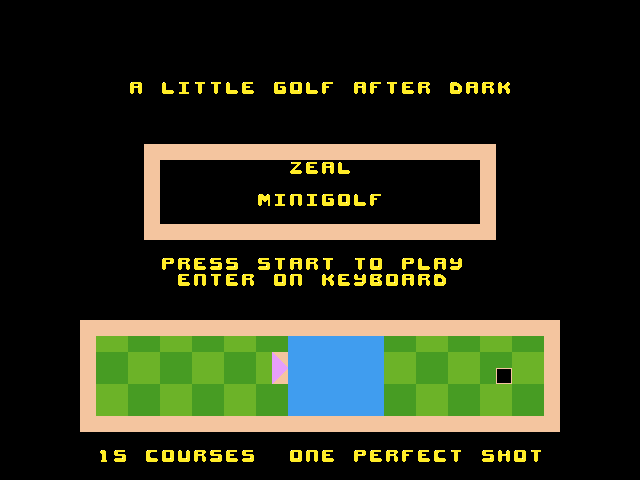

A 2D game scene composited from a Tiled map and its tileset images. What follows is a short description and the map's XML, with every tile layer's data as written:
An orthogonal 40x30 tile map with 16x16 px tiles, 2 tile layers (Course, Lettering) and 2 objects (Start prompt, Ball path).

<map version="1.10" tiledversion="1.11.2" orientation="orthogonal" renderorder="right-down" width="40" height="30" tilewidth="16" tileheight="16" infinite="0" nextlayerid="4" nextobjectid="3" backgroundcolor="#000000">
  <tileset firstgid="1" source="minigolf.tsx" />
  <layer id="1" name="Course" width="40" height="30">
    <data encoding="csv">
0,0,0,0,0,0,0,0,0,0,0,0,0,0,0,0,0,0,0,0,0,0,0,0,0,0,0,0,0,0,0,0,0,0,0,0,0,0,0,0,
0,0,0,0,0,0,0,0,0,0,0,0,0,0,0,0,0,0,0,0,0,0,0,0,0,0,0,0,0,0,0,0,0,0,0,0,0,0,0,0,
0,0,0,0,0,0,0,0,0,0,0,0,0,0,0,0,0,0,0,0,0,0,0,0,0,0,0,0,0,0,0,0,0,0,0,0,0,0,0,0,
0,0,0,0,0,0,0,0,0,0,0,0,0,0,0,0,0,0,0,0,0,0,0,0,0,0,0,0,0,0,0,0,0,0,0,0,0,0,0,0,
0,0,0,0,0,0,0,0,0,0,0,0,0,0,0,0,0,0,0,0,0,0,0,0,0,0,0,0,0,0,0,0,0,0,0,0,0,0,0,0,
0,0,0,0,0,0,0,0,0,0,0,0,0,0,0,0,0,0,0,0,0,0,0,0,0,0,0,0,0,0,0,0,0,0,0,0,0,0,0,0,
0,0,0,0,0,0,0,0,0,0,0,0,0,0,0,0,0,0,0,0,0,0,0,0,0,0,0,0,0,0,0,0,0,0,0,0,0,0,0,0,
0,0,0,0,0,0,0,0,0,0,0,0,0,0,0,0,0,0,0,0,0,0,0,0,0,0,0,0,0,0,0,0,0,0,0,0,0,0,0,0,
0,0,0,0,0,0,0,0,0,0,0,0,0,0,0,0,0,0,0,0,0,0,0,0,0,0,0,0,0,0,0,0,0,0,0,0,0,0,0,0,
0,0,0,0,0,0,0,0,0,1,1,1,1,1,1,1,1,1,1,1,1,1,1,1,1,1,1,1,1,1,1,0,0,0,0,0,0,0,0,0,
0,0,0,0,0,0,0,0,0,1,0,0,0,0,0,0,0,0,0,0,0,0,0,0,0,0,0,0,0,0,1,0,0,0,0,0,0,0,0,0,
0,0,0,0,0,0,0,0,0,1,0,0,0,0,0,0,0,0,0,0,0,0,0,0,0,0,0,0,0,0,1,0,0,0,0,0,0,0,0,0,
0,0,0,0,0,0,0,0,0,1,0,0,0,0,0,0,0,0,0,0,0,0,0,0,0,0,0,0,0,0,1,0,0,0,0,0,0,0,0,0,
0,0,0,0,0,0,0,0,0,1,0,0,0,0,0,0,0,0,0,0,0,0,0,0,0,0,0,0,0,0,1,0,0,0,0,0,0,0,0,0,
0,0,0,0,0,0,0,0,0,1,1,1,1,1,1,1,1,1,1,1,1,1,1,1,1,1,1,1,1,1,1,0,0,0,0,0,0,0,0,0,
0,0,0,0,0,0,0,0,0,0,0,0,0,0,0,0,0,0,0,0,0,0,0,0,0,0,0,0,0,0,0,0,0,0,0,0,0,0,0,0,
0,0,0,0,0,0,0,0,0,0,0,0,0,0,0,0,0,0,0,0,0,0,0,0,0,0,0,0,0,0,0,0,0,0,0,0,0,0,0,0,
0,0,0,0,0,0,0,0,0,0,0,0,0,0,0,0,0,0,0,0,0,0,0,0,0,0,0,0,0,0,0,0,0,0,0,0,0,0,0,0,
0,0,0,0,0,0,0,0,0,0,0,0,0,0,0,0,0,0,0,0,0,0,0,0,0,0,0,0,0,0,0,0,0,0,0,0,0,0,0,0,
0,0,0,0,0,0,0,0,0,0,0,0,0,0,0,0,0,0,0,0,0,0,0,0,0,0,0,0,0,0,0,0,0,0,0,0,0,0,0,0,
0,0,0,0,0,1,1,1,1,1,1,1,1,1,1,1,1,1,1,1,1,1,1,1,1,1,1,1,1,1,1,1,1,1,1,0,0,0,0,0,
0,0,0,0,0,1,2,2,43,43,2,2,43,43,2,2,43,43,44,44,44,44,44,44,43,43,2,2,43,43,2,2,43,43,1,0,0,0,0,0,
0,0,0,0,0,1,43,43,2,2,43,43,2,2,43,43,2,60,44,44,44,44,44,44,2,2,43,43,2,2,43,43,2,2,1,0,0,0,0,0,
0,0,0,0,0,1,43,43,2,2,43,43,2,2,43,43,2,61,44,44,44,44,44,44,2,2,43,43,2,2,43,5,2,2,1,0,0,0,0,0,
0,0,0,0,0,1,2,2,43,43,2,2,43,43,2,2,43,43,44,44,44,44,44,44,43,43,2,2,43,43,2,2,43,43,1,0,0,0,0,0,
0,0,0,0,0,1,2,2,43,43,2,2,43,43,2,2,43,43,44,44,44,44,44,44,43,43,2,2,43,43,2,2,43,43,1,0,0,0,0,0,
0,0,0,0,0,1,1,1,1,1,1,1,1,1,1,1,1,1,1,1,1,1,1,1,1,1,1,1,1,1,1,1,1,1,1,0,0,0,0,0,
0,0,0,0,0,0,0,0,0,0,0,0,0,0,0,0,0,0,0,0,0,0,0,0,0,0,0,0,0,0,0,0,0,0,0,0,0,0,0,0,
0,0,0,0,0,0,0,0,0,0,0,0,0,0,0,0,0,0,0,0,0,0,0,0,0,0,0,0,0,0,0,0,0,0,0,0,0,0,0,0,
0,0,0,0,0,0,0,0,0,0,0,0,0,0,0,0,0,0,0,0,0,0,0,0,0,0,0,0,0,0,0,0,0,0,0,0,0,0,0,0
</data>
  </layer>
  <layer id="2" name="Lettering" width="40" height="30">
    <data encoding="csv">
0,0,0,0,0,0,0,0,0,0,0,0,0,0,0,0,0,0,0,0,0,0,0,0,0,0,0,0,0,0,0,0,0,0,0,0,0,0,0,0,
0,0,0,0,0,0,0,0,0,0,0,0,0,0,0,0,0,0,0,0,0,0,0,0,0,0,0,0,0,0,0,0,0,0,0,0,0,0,0,0,
0,0,0,0,0,0,0,0,0,0,0,0,0,0,0,0,0,0,0,0,0,0,0,0,0,0,0,0,0,0,0,0,0,0,0,0,0,0,0,0,
0,0,0,0,0,0,0,0,0,0,0,0,0,0,0,0,0,0,0,0,0,0,0,0,0,0,0,0,0,0,0,0,0,0,0,0,0,0,0,0,
0,0,0,0,0,0,0,0,0,0,0,0,0,0,0,0,0,0,0,0,0,0,0,0,0,0,0,0,0,0,0,0,0,0,0,0,0,0,0,0,
0,0,0,0,0,0,0,0,17,0,28,25,36,36,28,21,0,23,31,28,22,0,17,22,36,21,34,0,20,17,34,27,0,0,0,0,0,0,0,0,
0,0,0,0,0,0,0,0,0,0,0,0,0,0,0,0,0,0,0,0,0,0,0,0,0,0,0,0,0,0,0,0,0,0,0,0,0,0,0,0,
0,0,0,0,0,0,0,0,0,0,0,0,0,0,0,0,0,0,0,0,0,0,0,0,0,0,0,0,0,0,0,0,0,0,0,0,0,0,0,0,
0,0,0,0,0,0,0,0,0,0,0,0,0,0,0,0,0,0,0,0,0,0,0,0,0,0,0,0,0,0,0,0,0,0,0,0,0,0,0,0,
0,0,0,0,0,0,0,0,0,0,0,0,0,0,0,0,0,0,0,0,0,0,0,0,0,0,0,0,0,0,0,0,0,0,0,0,0,0,0,0,
0,0,0,0,0,0,0,0,0,0,0,0,0,0,0,0,0,0,42,21,17,28,0,0,0,0,0,0,0,0,0,0,0,0,0,0,0,0,0,0,
0,0,0,0,0,0,0,0,0,0,0,0,0,0,0,0,0,0,0,0,0,0,0,0,0,0,0,0,0,0,0,0,0,0,0,0,0,0,0,0,
0,0,0,0,0,0,0,0,0,0,0,0,0,0,0,0,29,25,30,25,23,31,28,22,0,0,0,0,0,0,0,0,0,0,0,0,0,0,0,0,
0,0,0,0,0,0,0,0,0,0,0,0,0,0,0,0,0,0,0,0,0,0,0,0,0,0,0,0,0,0,0,0,0,0,0,0,0,0,0,0,
0,0,0,0,0,0,0,0,0,0,0,0,0,0,0,0,0,0,0,0,0,0,0,0,0,0,0,0,0,0,0,0,0,0,0,0,0,0,0,0,
0,0,0,0,0,0,0,0,0,0,0,0,0,0,0,0,0,0,0,0,0,0,0,0,0,0,0,0,0,0,0,0,0,0,0,0,0,0,0,0,
0,0,0,0,0,0,0,0,0,0,32,34,21,35,35,0,35,36,17,34,36,0,36,31,0,32,28,17,41,0,0,0,0,0,0,0,0,0,0,0,
0,0,0,0,0,0,0,0,0,0,0,21,30,36,21,34,0,31,30,0,27,21,41,18,31,17,34,20,0,0,0,0,0,0,0,0,0,0,0,0,
0,0,0,0,0,0,0,0,0,0,0,0,0,0,0,0,0,0,0,0,0,0,0,0,0,0,0,0,0,0,0,0,0,0,0,0,0,0,0,0,
0,0,0,0,0,0,0,0,0,0,0,0,0,0,0,0,0,0,0,0,0,0,0,0,0,0,0,0,0,0,0,0,0,0,0,0,0,0,0,0,
0,0,0,0,0,0,0,0,0,0,0,0,0,0,0,0,0,0,0,0,0,0,0,0,0,0,0,0,0,0,0,0,0,0,0,0,0,0,0,0,
0,0,0,0,0,0,0,0,0,0,0,0,0,0,0,0,0,0,0,0,0,0,0,0,0,0,0,0,0,0,0,0,0,0,0,0,0,0,0,0,
0,0,0,0,0,0,0,0,0,0,0,0,0,0,0,0,0,0,0,0,0,0,0,0,0,0,0,0,0,0,0,0,0,0,0,0,0,0,0,0,
0,0,0,0,0,0,0,0,0,0,0,0,0,0,0,0,0,0,0,0,0,0,0,0,0,0,0,0,0,0,0,0,0,0,0,0,0,0,0,0,
0,0,0,0,0,0,0,0,0,0,0,0,0,0,0,0,0,0,0,0,0,0,0,0,0,0,0,0,0,0,0,0,0,0,0,0,0,0,0,0,
0,0,0,0,0,0,0,0,0,0,0,0,0,0,0,0,0,0,0,0,0,0,0,0,0,0,0,0,0,0,0,0,0,0,0,0,0,0,0,0,
0,0,0,0,0,0,0,0,0,0,0,0,0,0,0,0,0,0,0,0,0,0,0,0,0,0,0,0,0,0,0,0,0,0,0,0,0,0,0,0,
0,0,0,0,0,0,0,0,0,0,0,0,0,0,0,0,0,0,0,0,0,0,0,0,0,0,0,0,0,0,0,0,0,0,0,0,0,0,0,0,
0,0,0,0,0,0,8,12,0,19,31,37,34,35,21,35,0,0,31,30,21,0,32,21,34,22,21,19,36,0,35,24,31,36,0,0,0,0,0,0,
0,0,0,0,0,0,0,0,0,0,0,0,0,0,0,0,0,0,0,0,0,0,0,0,0,0,0,0,0,0,0,0,0,0,0,0,0,0,0,0
</data>
  </layer>
  <objectgroup id="3" name="Animation controls" color="#ff80ff80">
    <object id="1" name="Start prompt" x="160" y="256" width="304" height="16">
      <properties>
        <property name="launch_text" value="LET US PLAY" />
        <property name="blink_ticks" type="int" value="36" />
      </properties>
    </object>
    <object id="2" name="Ball path" x="136" y="368">
      <properties>
        <property name="speed" type="int" value="3" />
        <property name="pause_ticks" type="int" value="24" />
      </properties>
      <polyline points="0,0 144,0 159,-21 174,-36 189,-45 204,-48 219,-45 234,-36 249,-21 264,0 368,0" />
    </object>
  </objectgroup>
</map>
